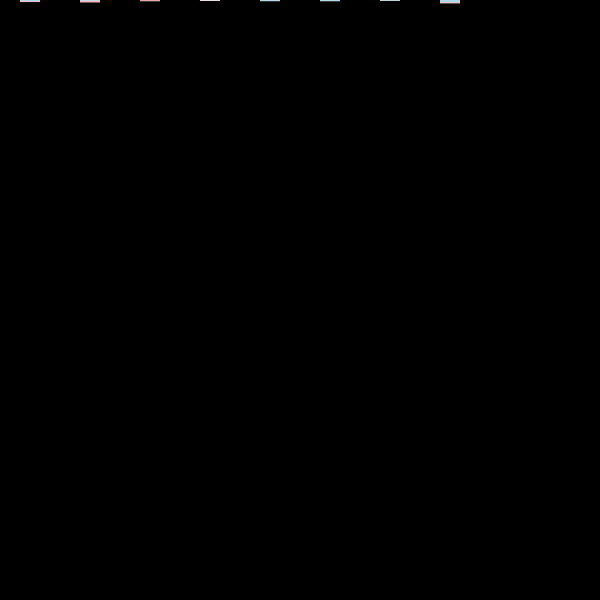
Frame 1 (no input)
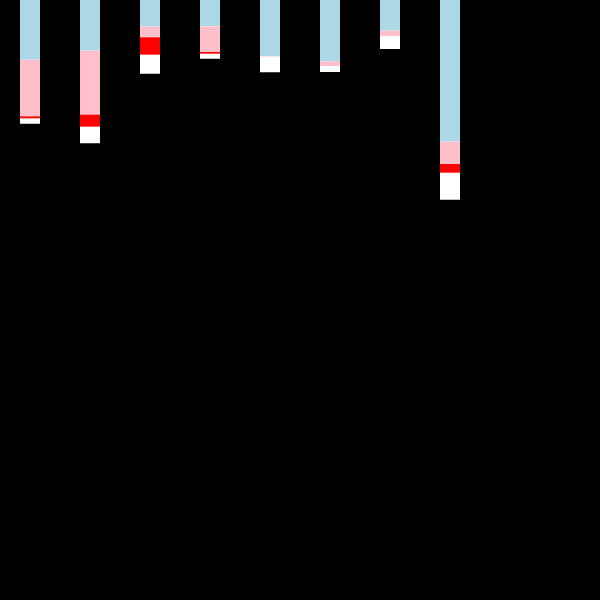
Frame 60 (no input)
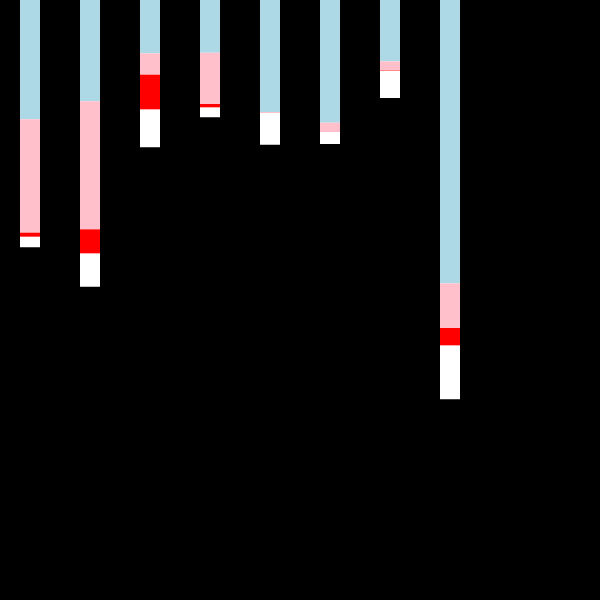
Frame 120 (the mouse pressed at the canvas centre since frame 60)

The p5.js sketch that drew these frames (run headless with seeded random() and noise() and a simulated clock; from frame 60 on, the mouse is pressed at the canvas centre):

// p5.js sketch
// ── sketch.js
//the time I played my ipad from 10.8-10.15;
  const timeIPlayedMyIpadData = [371,430,221,176,217,216,147,599];
//data of the category of software I use
//(game, creativity/social media, other)
  const softwareUseData = 
  [
      [179, 170, 6],
      [152, 192, 36],
      [80, 32, 52],
      [79, 77, 5],
      [168, 0.95, 0.15],
      [184, 14, 0.03],
      [92, 13, 0.7],
      [425, 67, 26],
  ];
//space btw bars && time set up
  const spacing = 60;
  let timer = 0;
// colors for differnt software category
  const colorsOfSoftware = ["lightblue"
                            
                            , "pink", "red"];

function setup() {
  createCanvas(600, 600);
  noStroke();
}

function draw() {
  background(0);
  timer += deltaTime/1000;
  if(timer >= 3)
  {
    timer = 3;
  }
//set the time of the animation
  let timerOver = timer / 3;
  
//the overall use time of my ipad
  for (let i = 0; i < timeIPlayedMyIpadData.length; i++) {
// Height of the bar
    let useTimeHeight = timeIPlayedMyIpadData[i] * timerOver;
    let posY = 0;
    fill(255); 
    rect(20 + i * spacing, posY, 20, useTimeHeight);
    
// categories time use of ipad
    for (let j = 0; j < softwareUseData[i].length; j++) {
      
      fill(colorsOfSoftware[j]);
      
      let softwareHeight = softwareUseData[i][j] * timerOver;
      rect(20 + i * spacing, posY, 20, softwareHeight);
      
      posY += softwareHeight;
      
    }
  }
}
